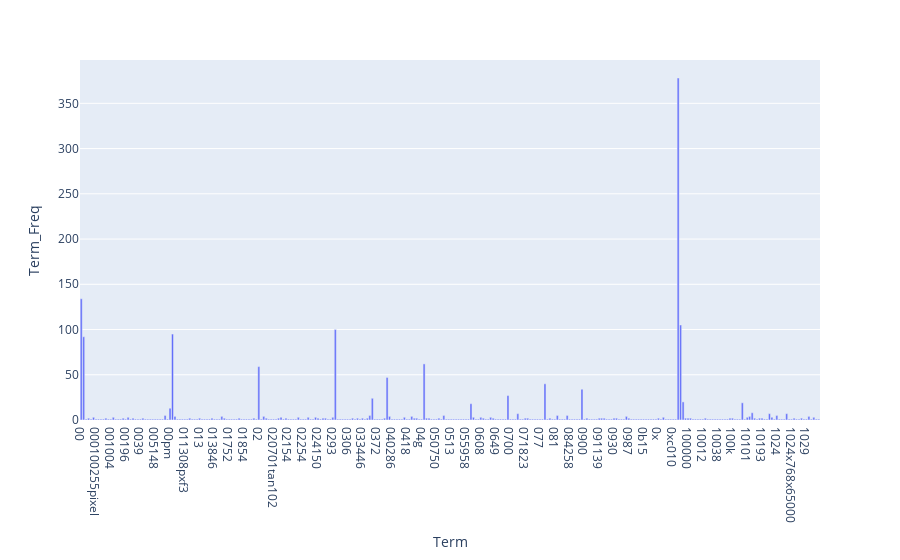

Write notebook code for a chart like this one.
### Code cell
# Using plotly
import pandas as pd
import plotly.express as px

df_plotly = pd.DataFrame(count_vect.get_feature_names_out()[:300], columns = ['Term'])
df_plotly['Term_Freq'] = term_frequencies[:300]
df_plotly_fig = px.bar(df_plotly, x='Term', y='Term_Freq')
df_plotly_fig.show()

### Figure 1 — Plotly figure (JSON) as saved in the notebook; plotly's stock layout.template omitted (floating-point values rounded to 4 significant figures; data arrays with more than 128 entries replaced by an {"elided": "..."} marker saying what was removed)
{"data": [{"alignmentgroup": "True", "hovertemplate": "Term=%{x}<br>Term_Freq=%{y}<extra></extra>", "legendgroup": "", "marker": {"color": "#636efa", "pattern": {"shape": ""}}, "name": "", "offsetgroup": "", "orientation": "v", "showlegend": false, "textposition": "auto", "x": {"elided": "300 str values"}, "xaxis": "x", "y": {"elided": "300 int values"}, "yaxis": "y", "type": "bar"}], "layout": {"xaxis": {"anchor": "y", "domain": [0.0, 1.0], "title": {"text": "Term"}}, "yaxis": {"anchor": "x", "domain": [0.0, 1.0], "title": {"text": "Term_Freq"}}, "legend": {"tracegroupgap": 0}, "margin": {"t": 60}, "barmode": "relative"}}
